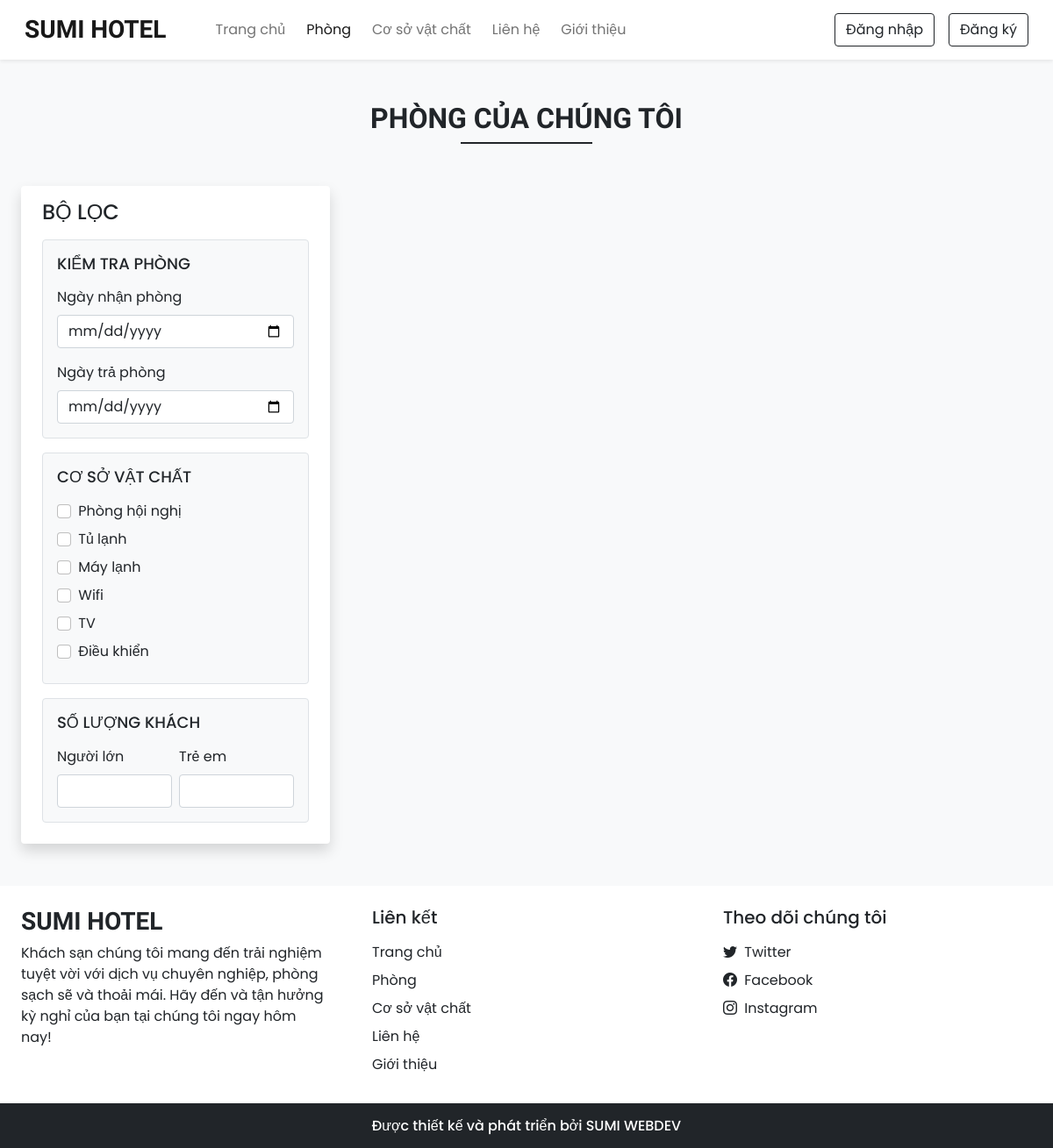
The page /rooms.php on the database its author committed.
### tables this page shows
CREATE TABLE `settings` (
  `sr_no` int(11) NOT NULL,
  `site_title` varchar(50) NOT NULL,
  `site_about` varchar(250) NOT NULL,
  `shutdown` tinyint(1) NOT NULL
);

CREATE TABLE `facilities` (
  `id` int(11) NOT NULL,
  `icon` varchar(100) NOT NULL,
  `name` varchar(50) NOT NULL,
  `description` varchar(250) NOT NULL
);

### admin/inc/db_config.php (called while the page is built, shortened)
<?php
    function selectAll($table)
    {
        $con = $GLOBALS['con'];
        $res = mysqli_query($con,"SELECT * FROM $table");
        return $res;
    }
    function select($sql,$values,$datatypes)
    {
        $con = $GLOBALS['con'];
        if($stmt = mysqli_prepare($con,$sql))
        {
            mysqli_stmt_bind_param($stmt,$datatypes,...$values);
            if(mysqli_stmt_execute($stmt))
            {
                $res = mysqli_stmt_get_result($stmt);
                return $res;
            }
            else
            {
                mysqli_stmt_close($stmt);
                die("Không thể thực hiện câu truy vấn");
            }
        }
        else
        {
            die("Không thể chuẩn bị câu truy vấn");
        }
    }
?>

### rooms.php (the view, shortened to what this page needs)
<!DOCTYPE html>
<html lang="en">
<head>
    <?php  require('inc/links.php'); ?>
</head>
<body class="bg-light">
    <?php
        require('inc/header.php');
        $checkin_default="";
        $checkout_default="";
        $adult_default="";
        $children_default="";
    ?>
    <div class="my-5 px-4">
        <h2 class="fw-bold h-font text-center ">PHÒNG CỦA CHÚNG TÔI</h2>
        <div class="h-line bg-dark"></div>
    </div>
    <div class="container-fluid">
        <div class="row">
            <div class="col-lg-4 col-md-12 mb-lg-0 mb-4 px-4">
                <nav class="navbar navbar-expand-lg navbar-light bg-white rounded shadow">
                    <div class="container-fluid flex-lg-column align-items-stretch">
                        <h4 class="mt-2">BỘ LỌC</h4>
                        <div class="collapse navbar-collapse flex-column align-items-stretch mt-2" id="filterDropdown">
                            <div class="border bg-light p-3 rounded mb-3">
                                <h5 class="d-flex align-items-center justify-center-between mb-3" style="font-size: 18px">
                                     <span>KIỂM TRA PHÒNG</span>
                                </h5>
                                <label class="form-label">Ngày nhận phòng</label>
                                <input type="date" class="form-control shadow-none mb-3" value="<?php echo $checkin_default ?>" id="checkin" onchange="chk_avail_filter()">
                                <label class="form-label">Ngày trả phòng</label>
                                <input type="date" class="form-control shadow-none" value="<?php echo $checkout_default ?>" id="checkout" onchange="chk_avail_filter()">
                            </div>
                            <div class="border bg-light p-3 rounded mb-3">
                                <h5 class="d-flex align-items-center justify-center-between mb-3" style="font-size: 18px">
                                     <span>CƠ SỞ VẬT CHẤT</span>
                                </h5>
                                <?php
                                    $facilities_q = selectAll('facilities');
                                    while($row = mysqli_fetch_assoc($facilities_q))
                                    {
                                        echo<<<facilities
                                            <div class="mb-2">
                                                <input type="checkbox" onclick="fetch_rooms()" name="facilities" value="$row[id]" class="form-check-input shadow-none me-1" id="$row[id]">
                                                <label class="form-check-label" for="$row[id]">$row[name]</label>
                                            </div>
                                        facilities;
                                    }
                                ?>
                            </div>
                            <div class="border bg-light p-3 rounded mb-3">
                                <h5 class="d-flex align-items-center justify-center-between mb-3" style="font-size: 18px">
                                     <span>SỐ LƯỢNG KHÁCH</span>
                                </h5>
                                <div class="d-flex">
                                    <div class="me-2">
                                        <label class="form-label">Người lớn</label>
                                        <input type="number" min="1" id="adults" value="<?php echo $adult_default ?>" oninput="guests_filter()" class="form-control shadow-none">
                                    </div>
                                    <div>
                                        <label class="form-label">Trẻ em</label>
                                        <input type="number" min="1" id="children" value="<?php echo $children_default ?>" oninput="guests_filter()" class="form-control shadow-none">
                                    </div>
                                </div>
                            </div>
                        </div>
                    </div>
                </nav>
            </div>
            <div class="col-lg-8 col-md-12 px-4" id="rooms-data">
            </div>
        </div>
    </div>
    <?php require('inc/footer.php'); ?>
</body>
</html>

### inc/header.php (shortened to what this page needs)
<nav id="nav_bar" class="navbar navbar-expand-lg navbar-light bg-white px-lg-3 py-lg-2 shadow-sm sticky-top ">
        <div class="container-fluid">
            <a class="navbar-brand me-5 fw-bold fs-3 h-font" href="index.php"><?php echo $settings_r['site_title']?></a>
            <div class="collapse navbar-collapse" id="navbarSupportedContent">
                <ul class="navbar-nav me-auto mb-2 mb-lg-0">
                    <li class="nav-item">
                    <a class="nav-link me-2" href="index.php">Trang chủ</a>
                    </li>
                    <li class="nav-item">
                    <a class="nav-link me-2" href="rooms.php">Phòng</a>
                    </li>
                    <li class="nav-item">
                    <a class="nav-link me-2" href="facilities.php">Cơ sở vật chất</a>
                    </li>
                    <li class="nav-item">
                    <a class="nav-link me-2" href="contact.php">Liên hệ</a>
                    </li>
                    <li class="nav-item">
                    <a class="nav-link" href="about.php">Giới thiệu</a>
                    </li>
                </ul>
                <div class="d-flex">
                    <?php
                        if(isset($_SESSION['login']) && $_SESSION['login']==true)
                        {
                            $path = USERS_IMG_PATH;
                            echo<<<data
                                <div class="btn-group">
                                    <button type="button" class="btn btn-outline-dark shadow-none dropdown-toggle" data-bs-toggle="dropdown" data-bs-display="static" aria-expanded="false">
                                        <img src="$path$_SESSION[uPic]" style="width: 25px; height: 25px;" class="me-1">
                                        $_SESSION[uName]
                                    </button>
                                    <ul class="dropdown-menu dropdown-menu-lg-end">
                                    <li><a class="dropdown-item" href="profile.php">Hồ sơ</a></li>
                                    <li><a class="dropdown-item" href="bookings.php">Đặt phòng</a></li>
                                    <li><a class="dropdown-item" href="logout.php">Đăng xuất</a></li>
                                    </ul>
                                </div>
                            data;
                        }
                        else
                        {
                            echo<<<data
                                <button type="button" class="btn btn-outline-dark shadow-none me-lg-3 me-2" data-bs-toggle="modal" data-bs-target="#loginModal">
                                    Đăng nhập
                                </button>
                                <button type="button" class="btn btn-outline-dark shadow-none" data-bs-toggle="modal" data-bs-target="#registerModal">
                                    Đăng ký
                                </button>
                            data;
                        }
                    ?>
                </div>
            </div>
        </div>
</nav>

### inc/footer.php (shortened to what this page needs)
<div class="container-fluid bg-white mt-5">
    <div class="row">
        <div class="col-lg-4 p-4">
            <h3 class="h-font fw-bold fs-3 mb-2"><?php echo $settings_r['site_title']?></h3>
            <p>
                <?php echo $settings_r['site_about']?>
            </p>
        </div>
        <div class="col-lg-4 p-4">
            <h5 class="mb-3">Liên kết</h5>
            <a href="index.php" class="d-inline-block mb-2 text-dark text-decoration-none">Trang chủ</a> <br>
            <a href="rooms.php" class="d-inline-block mb-2 text-dark text-decoration-none">Phòng</a> <br>
            <a href="facilities.php" class="d-inline-block mb-2 text-dark text-decoration-none">Cơ sở vật chất</a> <br>
            <a href="contact.php" class="d-inline-block mb-2 text-dark text-decoration-none">Liên hệ</a> <br>
            <a href="about.php" class="d-inline-block mb-2 text-dark text-decoration-none">Giới thiệu</a>
        </div>
        <div class="col-lg-4 p-4">
            <h5 class="mb-3">Theo dõi chúng tôi</h5>
            <?php
                if($contact_r['tw']!='')
                {
                    echo<<<data
                        <a href="$contact_r[tw]" class="d-inline-block text-dark text-decoration-none mb-2">
                            <i class="bi bi-twitter me-1"></i> Twitter
                        </a><br>
                    data;
                }
            ?>
            <a href="<?php echo $contact_r['fb'] ?>" class="d-inline-block text-dark text-decoration-none mb-2">
                <i class="bi bi-facebook me-1"></i> Facebook
            </a><br>
            <a href="<?php echo $contact_r['insta'] ?>" class="d-inline-block text-dark text-decoration-none">
                <i class="bi bi-instagram me-1"></i> Instagram
            </a><br>
        </div>
    </div>
</div>
<h6 class="text-center bg-dark text-white p-3 m-0">Được thiết kế và phát triển bởi SUMI WEBDEV</h6>

### css/common.css (style rules this page uses)
:root { --teal: rgb(86, 231, 206); --teal_hover: #279e8c; }
* { font-family: 'Poppins', sans-serif; }
.h-font { font-family: 'Merienda', cursive; }
input[type=number] { -moz-appearance: textfield; }
.h-line { width: 150px; margin: 0 auto; height: 1.7px; }

### rows shown on the page
settings: site_title "SUMI HOTEL", site_about "Khách sạn chúng tôi mang đến trải nghiệm tuyệt vời với dịch vụ chuyên nghiệp, phòng sạch sẽ và thoải mái. Hãy đến và tận hưởng kỳ nghỉ của bạn tại chúng tôi ngay hôm nay!"
facilities: name "Phòng hội nghị"
facilities: name "Tủ lạnh"
facilities: name "Máy lạnh"
facilities: name "Wifi"
facilities: name "TV"
facilities: name "Điều khiển"
